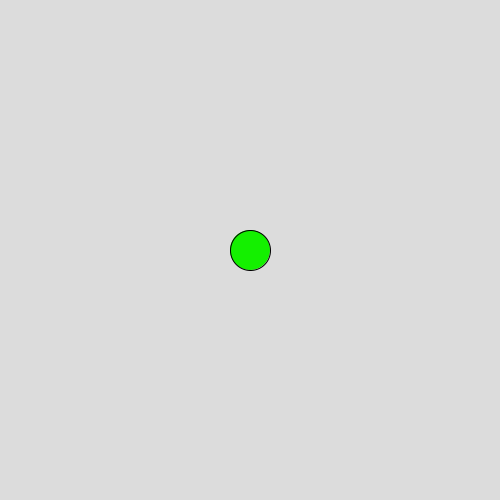
Frame 1 (no input)
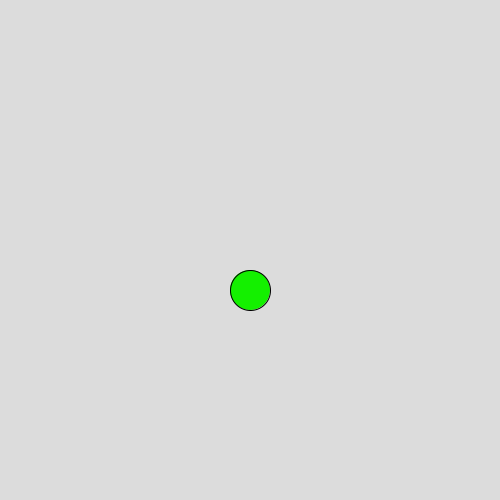
Frame 60 (the mouse pressed at the canvas centre just before this capture)
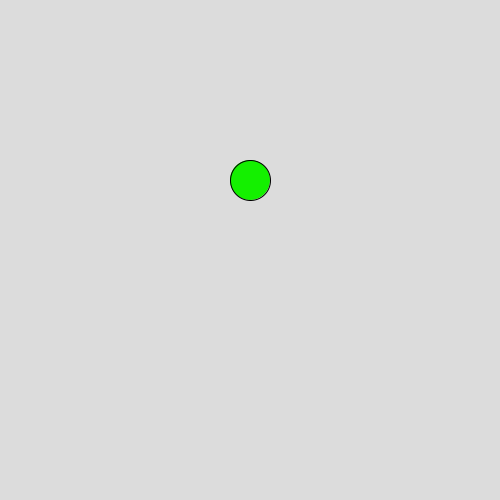
Frame 120 (the mouse held since frame 60 and released just before this capture)

The Processing sketch that drew these frames (run headless with seeded random() and noise(); from frame 60 on, the mouse is pressed at the canvas centre):

// Processing sketch: processing_105826
// ── processing_105826.pde

int r= 40;
float a= 10;
float posX= 0;
float posY= 0;

void setup()
{
  size(500, 500);
  posX= width/2;
  posY= height/2;
}

void draw()
{
  background(220); 
  fill(20, 240, 0); 
  ellipse(posX, posY, r, r);
  posY+=a;

  if (posY > height-r)
  {
    a--;
  }
  else if (posY < 0+r) {
    a++;
  }
}
